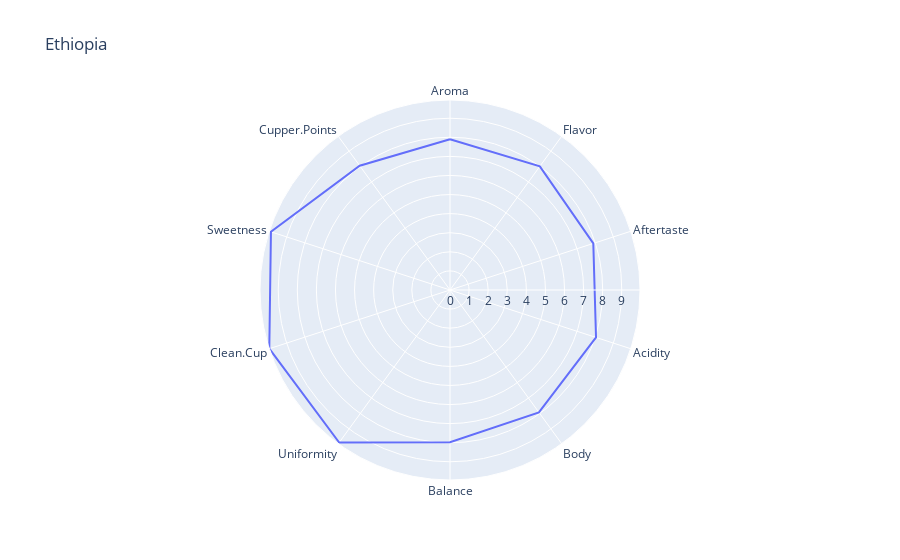

Notebook code for this chart:
### Code cell
fig = px.line_polar(r=values, theta=categories, line_close=True, title='Ethiopia')
fig.show()

### Figure 1 — Plotly figure (JSON) as saved in the notebook; plotly's stock layout.template omitted (floating-point values rounded to 4 significant figures)
{"data": [{"hovertemplate": "r=%{r}<br>theta=%{theta}<extra></extra>", "legendgroup": "", "line": {"color": "#636efa", "dash": "solid"}, "mode": "lines", "name": "", "r": [7.896, 8.009, 7.894, 8.044, 7.924, 7.972, 9.878, 9.954, 9.863, 8.049, 7.896], "showlegend": false, "subplot": "polar", "theta": ["Aroma", "Flavor", "Aftertaste", "Acidity", "Body", "Balance", "Uniformity", "Clean.Cup", "Sweetness", "Cupper.Points", "Aroma"], "type": "scatterpolar"}], "layout": {"autosize": true, "legend": {"tracegroupgap": 0}, "polar": {"angularaxis": {"direction": "clockwise", "rotation": 90, "type": "category"}, "domain": {"x": [0, 1], "y": [0, 1]}, "radialaxis": {"autorange": true, "range": [0, 9.954], "type": "linear"}}, "title": {"text": "Ethiopia"}}}
